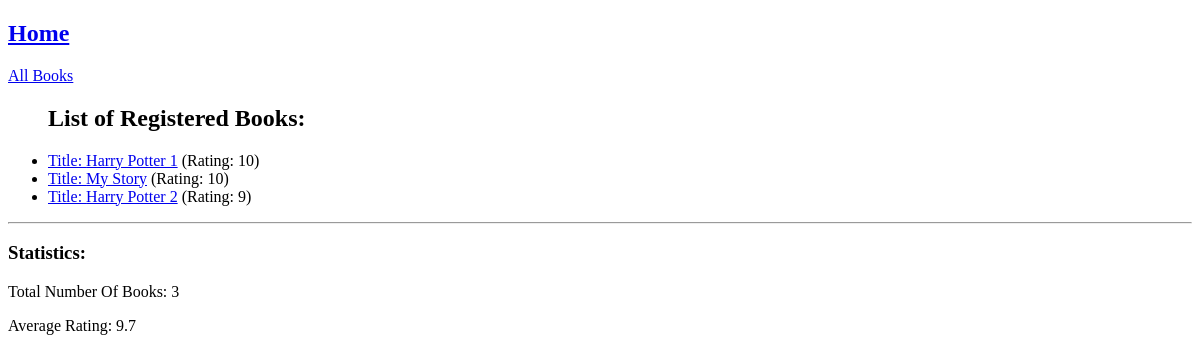
The app's page /all-books, older data.
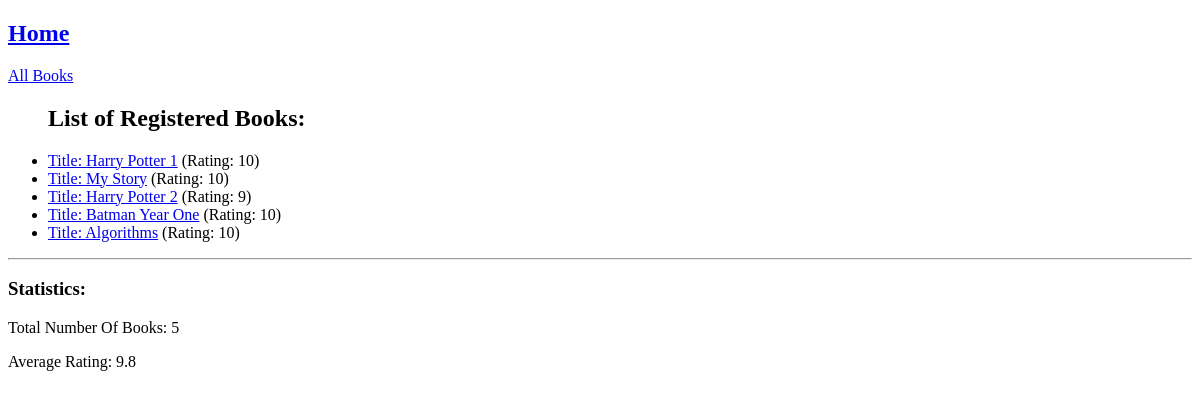
The same page, newer data.
### book_outlet/models.py (models this page shows, shortened)
class Book(models.Model):
    title = models.CharField(max_length=50)
    rating = models.IntegerField(
        validators=[MinValueValidator(1), MaxValueValidator(10)])
    author = models.ForeignKey(
        Author, on_delete=models.CASCADE, null=True, related_name="books")
    is_bestselling = models.BooleanField(default=False)
    slug = models.SlugField(default="", blank=True, null=False, db_index=True)
    published_countries = models.ManyToManyField(Country)
    def get_absolute_url(self):
        return reverse("book-detail-page", args=[self.slug])

### book_outlet/views.py (the view)
# urls.py: path("all-books", views.AllBooksView.as_view(), name="all-books"),
class AllBooksView(ListView):
    template_name = "book_outlet/all_books.html"
    model = Book
    def get_context_data(self, **kwargs):
        context = super().get_context_data(**kwargs)
        books = Book.objects.all()
        context['books'] = books
        context['num_books'] = books.count()
        context['statistics'] = books.aggregate(Avg("rating"), Min("rating"))
        return context

### book_outlet/templates/book_outlet/all_books.html (shortened to what this page needs)
{% extends "base.html"%}
    {% block content %}
        <section>
            <ul>
                <h1> List of Registered Books: </h1>
                {% for book in books%}
                <li><a href="{{ book.get_absolute_url }}">Title: {{book.title}}</a> (Rating: {{book.rating}})</li>
                {% endfor %}
            </ul>
        </section>
        <hr>
        <section>
            <h3> Statistics: </h3>
            <p> Total Number Of Books: {{num_books}} </p>
            <p> Average Rating: {{statistics.rating__avg|floatformat:"-1"}} </p>
        </section>
    {% endblock  %}

### templates/base.html (shortened to what this page needs)
<!DOCTYPE html>
<html lang="en">
<head>
</head>
<body>
    <header>
        <h2><a href=" {% url "index" %} "> Home </a></h2>
        <nav>
            <a href ="{% url "all-books"%}"> All Books </a>
        </nav>
    </header>
    {% block content %}{% endblock %}
</body>
</html>

Row changes from the older to the newer data that the page shows:
added Book: title "Batman Year One", rating "10"
added Book: title "Algorithms", rating "10"
Text that changed along with them:
{{ num_books }}: "3" → "5"
{{ statistics.rating__avg|floatformat:"-1" }}: "9.7" → "9.8"
